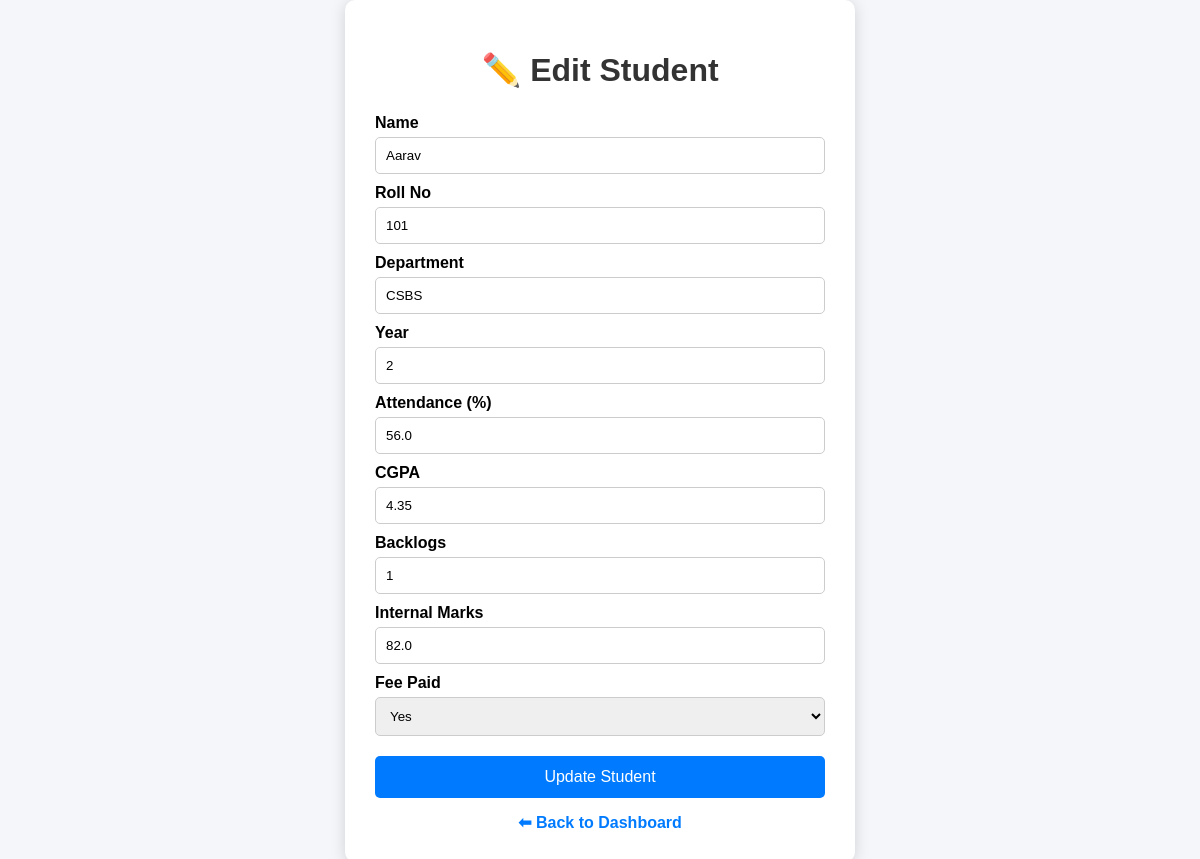
Page /edit/101 on the committed database.
### tables this page shows
CREATE TABLE students (
            id INTEGER PRIMARY KEY AUTOINCREMENT,
            name TEXT,
            rollno TEXT UNIQUE,
            department TEXT,
            year INTEGER,
            attendance REAL,
            cgpa REAL,
            backlogs INTEGER,
            internal_marks REAL,
            fee_paid TEXT,
            prediction TEXT,
            riskscore INTEGER
        );

### app.py (the view, shortened to what this page needs)
@app.route("/edit/<rollno>", methods=["GET", "POST"])
def edit_student(rollno):
    conn = sqlite3.connect(DB_FILE)
    conn.row_factory = sqlite3.Row
    cursor = conn.cursor()
    cursor.execute(
        "SELECT * FROM students WHERE rollno=?",
        (rollno,)
    )
    student = cursor.fetchone()
    conn.close()
    return render_template(
        "edit_student.html",
        student=student
    )

### templates/edit_student.html (shortened to what this page needs)
<!DOCTYPE html>
<html>
<head>
</head>
<body>
<div class="container">
    <h1>✏️ Edit Student</h1>
    <form method="POST">
        <label>Name</label>
        <input type="text" name="name" value="{{ student['name'] }}">
        <label>Roll No</label>
        <input type="text" name="rollno" value="{{ student['rollno'] }}">
        <label>Department</label>
        <input type="text" name="department" value="{{ student['department'] }}">
        <label>Year</label>
        <input type="number" name="year" value="{{ student['year'] }}">
        <label>Attendance (%)</label>
        <input type="number" step="0.1"
               name="attendance"
               value="{{ student['attendance'] }}">
        <label>CGPA</label>
        <input type="number" step="0.1"
               name="cgpa"
               value="{{ student['cgpa'] }}">
        <label>Backlogs</label>
        <input type="number"
               name="backlogs"
               value="{{ student['backlogs'] }}">
        <label>Internal Marks</label>
        <input type="number" step="0.1"
               name="internal_marks"
               value="{{ student['internal_marks'] }}">
        <label>Fee Paid</label>
        <select name="fee_paid">
            <option value="Yes" {% if student['fee_paid']=="Yes" %}selected{% endif %}>Yes</option>
        </select>
        <button type="submit">
            Update Student
        </button>
    </form>
    <a href="/admin" class="back-link">
        ⬅ Back to Dashboard
    </a>
</div>
</body>
</html>

### templates/edit_student.html (style rules this page uses)
body { font-family: Arial, sans-serif; background-color: #f4f6f9; display: flex; justify-content: center; align-items: center; min-height: 100vh; margin: 0; }
.container { background: white; padding: 30px; width: 450px; border-radius: 10px; box-shadow: 0px 2px 15px rgba(0,0,0,0.15); text-align: center; }
h1 { margin-bottom: 25px; color: #333; }
label { display: block; text-align: left; margin-top: 10px; font-weight: bold; }
input, select { width: 100%; padding: 10px; margin-top: 5px; border-radius: 5px; border: 1px solid #ccc; box-sizing: border-box; }
button { width: 100%; margin-top: 20px; padding: 12px; border: none; border-radius: 5px; background-color: #007bff; color: white; font-size: 16px; cursor: pointer; }
.back-link { display: inline-block; margin-top: 15px; text-decoration: none; color: #007bff; font-weight: bold; }

### rows in the picture
students: name "Aarav", rollno "101", department "CSBS", year "2", attendance "56.0", cgpa "4.35", backlogs "1", internal_marks "82.0"
